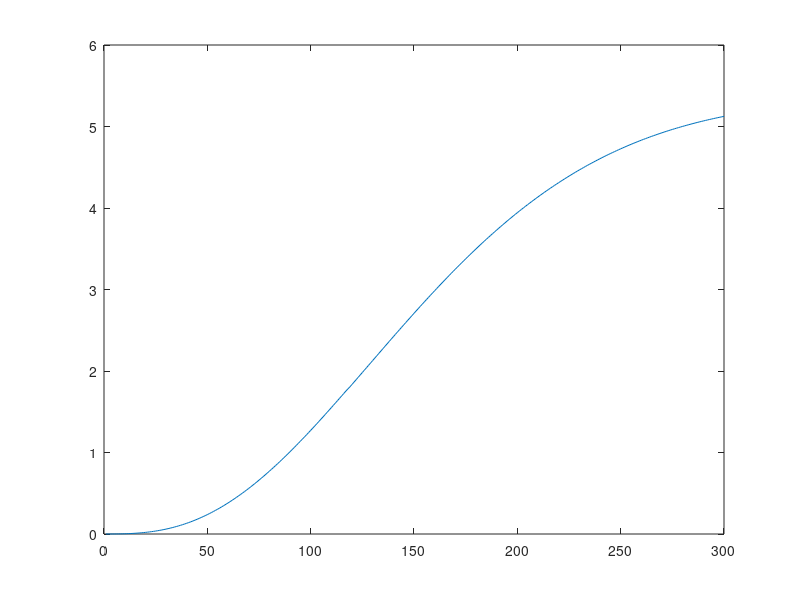

Here is the MATLAB script that generated this plot:
clc;clear;%点预测
eta_R=108.5578;
%eta_MLE=89.0305;
% eta_MLE=1394;
eta_MLE=644;
beta_R=1.5;
%beta_MLE=3.3876;
% beta_MLE=2.98;
beta_MLE=2.98;
%数据
t_i=[91 41 94 57 32 69 81 94 88 82 32 29 83 87 70 82 106 47 77 66 76 82 71 110 60 51 92 67 107 53 100 76];%32
r =length(t_i);
A_i=[101 102 102 102 103 104 104 105 106 106 106 106 106 106 106 108 108 111 111 111 112 112 112 113 113 113 114 114 115 116 118 118];%32
J=14;%批次总数
%n_j=[5795 12100 5985 12233 5946 12175 6124 12083 12040 6166 12080 6147 6155 5892];%安装数量
n_j=[579 1210 598 1223 594 1217 612 1208 1204 616 1208 614 615 589];%安装数量
r_j=[2 1 1 2 3 3 3 2 7 1 2 1 3 1];%报告的故障数量
w_j=n_j-r_j;%未报告的数量
B_j=[118 116 115 114 113 112 111 108 106 105 104 103 102 101];%设备寿命14
R=98;%退休时间
E_R=98;%报废时间(期望值)
Pr_delta=[0.62 0.31 0.04 0.004 0.004 0.004 0.003 0.003 0.003 0.003 0.001 0.001 0.001 0.001 0.001 0.001];

p_r2 = @(t) (beta_MLE/eta_MLE.*(t/eta_MLE).^(beta_MLE-1).*exp(-(t/eta_MLE).^beta_MLE)) .* ( exp(-(t/eta_R).^beta_R) );

s=5;%几个月内


for point=1:1:300
for j=1:1:J
    rho_j(j,point)=0;
    for l=0:1:s-1
    gamma_sum_delta=0;
    xi_sum_delta=0;
%         if point<B_j(j)% 原来是R
            B_jl1=max(point,point+l-0.5);
            B_jl2=point+l+0.5;
            for delta=1:1:length(Pr_delta) %加入延迟报告
                if (B_jl1<=point+delta-1 && point+delta-1<=B_jl2)
                    fprintf("%d\t%d\t%c\n",point+delta-1,B_jl1,B_jl2);
                    gamma_j=Pr_delta(delta)*integral(p_r2,0,B_jl2);
                    gamma_sum_delta=gamma_sum_delta+gamma_j;
                end
                if (0<=point+delta-1 && point+delta-1<=B_j(j))
                    xi_j=Pr_delta(delta)*integral(p_r2,0,point);
                    xi_sum_delta=xi_sum_delta+xi_j;
                end
            end
            xi_sum_delta=1-xi_sum_delta;
            h_j=gamma_sum_delta/xi_sum_delta;
        rho_j(j,point)=rho_j(j,point)+h_j; %批次j中的单元在DFD后s个月内被报告为故障的概率
        %gamma_sum_delta=0;
        fprintf("%d\n",xi_sum_delta);
        
%         end
    end
    n(j,point)=rho_j(j,point)*w_j(j);%点预测
end
end
y=plot(n(1,:));%分布曲线